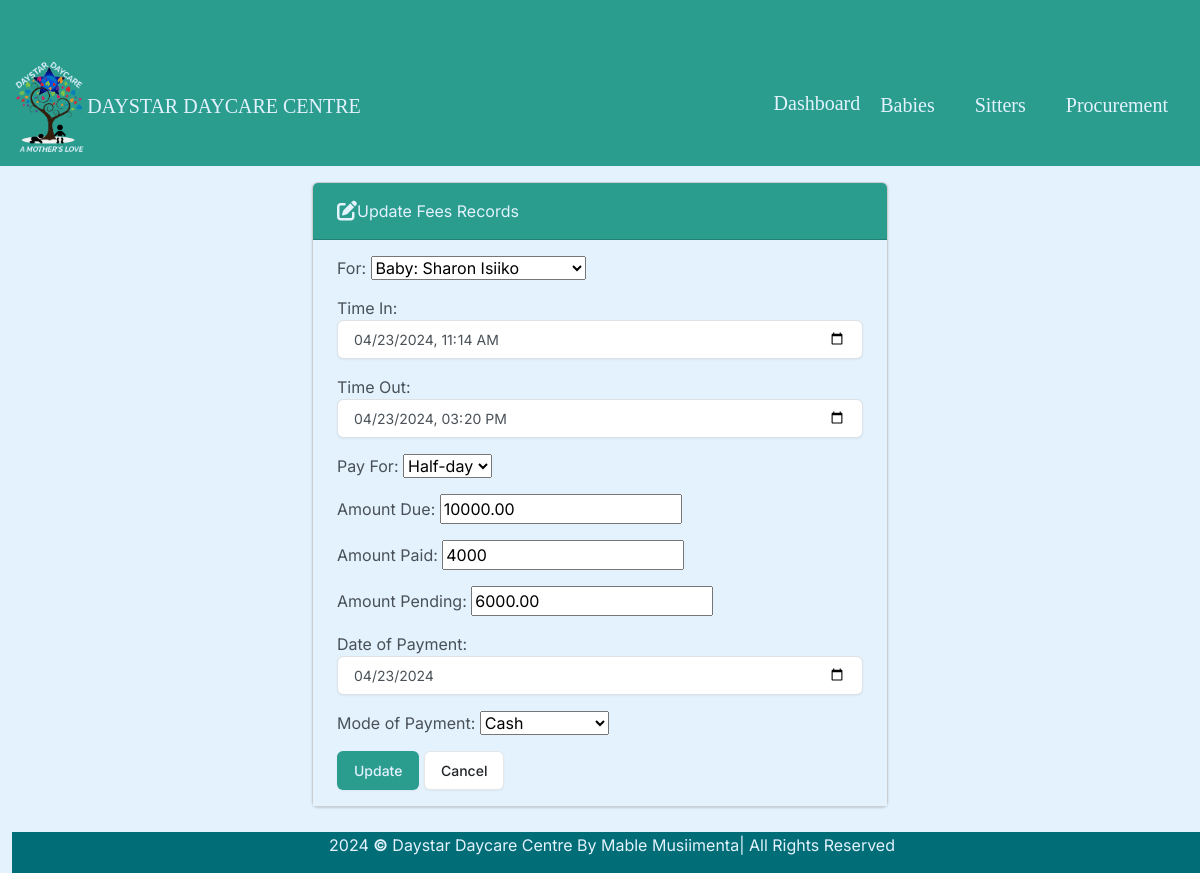
The app's page /edi/2/ with its own data.
### daystarapp/models.py (models this page shows, shortened)
class Babyfee(models.Model):
    l_name = models.ForeignKey(Baby,max_length=100, on_delete=models.CASCADE, verbose_name="For Baby")
    arrival_time = models.DateTimeField(verbose_name="Time of Arrival")
    departure_time = models.DateTimeField(verbose_name="Time of Departure")
    pay_for = models.CharField(max_length=20, null=False, choices=PAY_FOR, verbose_name="Pay For")
    amount_due = models.DecimalField(max_digits=10, decimal_places=2, default=0, verbose_name="Amount Due")
    amount_paid = models.CharField(verbose_name="Price", max_length=7, validators=[RegexValidator(r'^[0-9]+$')])
    pending_amount = models.DecimalField(max_digits=10, decimal_places=2, default=0, verbose_name="Amount Pending")
    payment_date = models.DateField(null=False, verbose_name="Payment Date")
    payment_method = models.CharField(max_length=50, choices=PAYMENT_METHOD, null=False, verbose_name="Mode of Payment")

### daystarapp/views.py (the view)
# urls.py: path("edi/<int:id>/", views.edi, name="edi"),
def edi(request, id):
    if request.method == "POST":
        babyfee = Babyfee.objects.get(pk=id)
        form = BabyfeeForm(request.POST, instance=babyfee)
        if form.is_valid():
            form.save()
            return render(request, "babyfees/edi.html", {
                "form": form,
                "success": True
            })
    else:
        babyfee = Babyfee.objects.get(pk=id)
        form = BabyfeeForm(instance=babyfee)
    return render(request, "babyfees/edi.html", {
            "form": form
        })

### daystarapp/models.py (called while the page is built)
    def __str__(self):
        return f"Baby: {self.first_name} {self.last_name}"

### daystarapp/templates/babyfees/edi.html (shortened to what this page needs)
{% extends "babies/base.html" %}
{% block body %}
    <h3 class="text-center m-4">Update Fees Record</h3>
    {% if success %}
        <div class="alert alert-success" role="alert" style="margin-top: 60px;">
            Record updated successfully
            <a href="{% url 'babyfee' %}" class="alert-link">Go to Fees Records.</a>
        </div>
    {% else %}
        <div class="row justify-content-center">
            <div class="col-6">
                <div class="card bg-light mb-3">
                    <div class="card-header" style="background-color: #2a9d8f; color:#e3f2fd">
                        <i class="fa-solid fa-pen-to-square fa-lg"></i>Update Fees Records
                    </div>
                    <div class="card-body" style="background-color: #e3f2fd;">
                     <form action="" method="post">
                        {{ form.as_p }}
                        <button type="submit" class="btn" style="background-color: #2a9d8f; color:#e3f2fd;">Update</button>
                        <a href="{% url 'babyfee' %}" class="btn btn-secondary">Cancel</a>
                     </form>
                    </div>
                </div>
            </div>
        </div>
    {% endif %}
{% endblock %}

### daystarapp/templates/babies/base.html (style rules this page uses)
.card { margin-top: 50px; }

### records on screen
Babyfee: l_name "Baby: Sharon Isiiko", arrival_time "04/23/2024 11:14", departure_time "04/23/2024 15:20", pay_for "Half-day", amount_due "10000.00", amount_paid "4000", pending_amount "6000.00", payment_date "04/23/2024", payment_method "Cash"
